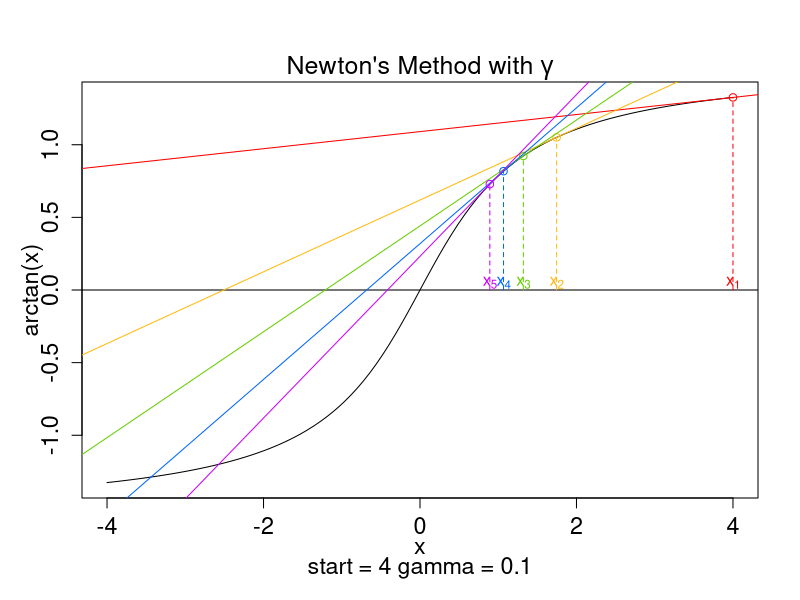
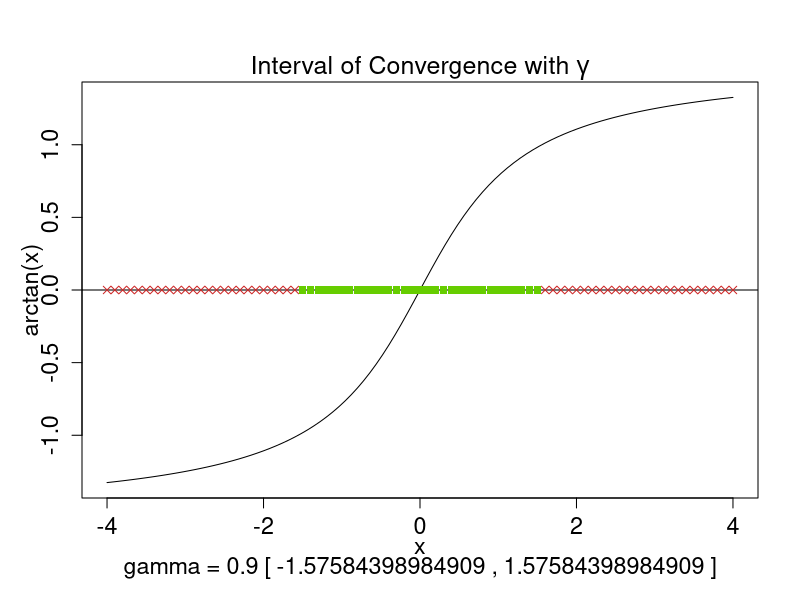

Write R code to recreate these figures, in order.
############################
# Demonstration of the Interval of Convergence
# as part of online learning video series on
# YouTube created by Oscar Veliz.
# https://www.youtube.com/OscarVeliz
# @author Oscar Veliz
############################
f <- function(x) atan(x)
fp <- function(x) 1.0 / (x^2 + 1)
plotNewton <- function(xn = 1, gam = 1, max = 5){
	pdf(paste("newton", xn, "gamma", gam, "max", max, ".pdf", sep = ""))
	plot(f, -4, 4, xlab = paste("start =", xn,"gamma =",gam, sep = " "), ylab = " ", cex.lab = 1.4, cex.axis = 1.4,)
	title(main = "", sub = "x", cex.sub = 1.4, cex.main = 1.5 , xlab = " ", ylab = "arctan(x)", cex.axis = 1.4, cex.lab = 1.4, line = 2)
	title(main = expression(paste("Newton's Method with ", gamma)), cex.main = 1.5 , xlab = "", ylab = "", line = .7)
	abline(a = 0, b = 0)#x axis
	colors <- rainbow(max)
	colors[2] <- c('darkgoldenrod1')#otherwise you can't see it
	colors[3] <- c('chartreuse3')
	for(n in 1:max){
		segments(xn, 0 , xn, f(xn), lty = "dashed", col = colors[n])#connect to axis
		points(xn, f(xn), col = colors[n])#draw point (xn, f(xn))
		text(xn, y = 0.05, labels = bquote(x[.(n)]), col = colors[n])#label x's
		abline(a = (fp(xn) * (-xn) + f(xn)), b = fp(xn), col = colors[n])#y=a+bx
		xn = xn - gam * f(xn) / fp(xn)#newton's method
	}
}
computeInterval <- function(ld = -1.5, lc = -1, rc = 1, rd = 1.5, eps = 10^-7, gam = 1){
	pdf(paste("interval", ld, lc, rc, rd, gam, ".pdf", sep = "~"))
	while(abs(lc - ld) >= eps || abs(rd - rc) >= eps){
		print(paste(ld,"[",lc,",",rc,"]",rd))
		if(abs(lc - ld) >= eps){#left side
			converging = FALSE
			x = (lc + ld) / 2.0 #midpoint between conv and div
			for(n in 1:4){#test a few iterations to see if conv
				x = x - gam * f(x) / fp(x)
				if(x >= lc && x <= rc)
					converging = TRUE
			}
			if (converging)
				lc = (lc + ld) / 2.0
			else
				ld = (lc + ld) / 2.0
		}
		if(abs(rc - rd) >= eps){#repeat with right side
			converging = FALSE
			x = (rc + rd) / 2.0
			for(n in 1:4){
				x = x - gam * f(x) / fp(x)
				if(x >= lc && x <= rc)
					converging = TRUE
			}
			if (converging)
				rc = (rc + rd) / 2.0
			else
				rd = (rc + rd) /2.0
		}
	}
	print(paste(ld,"[",lc,",",rc,"]",rd))
	#plot the interval
	plot(f, -4, 4, xlab = paste("gamma =", gam, "[", lc, ",", rc,"]", sep = " "), ylab = " ", cex.lab = 1.4, cex.axis = 1.4,)
	title(main = "", sub = "x", cex.sub = 1.4, cex.main = 1.5 , xlab = " ", ylab = "arctan(x)", cex.axis = 1.4, cex.lab = 1.4, line = 2)
	title(main = expression(paste("Interval of Convergence with ", gamma)), cex.main = 1.5 , xlab = "", ylab = "", line = .7)
	abline(a = 0, b = 0)#x axis
	for(x in seq(-4, 4, by = 0.1)){
		if(x >= lc && x <= rc)
			points(x, 0, col = c('chartreuse3'), pch = 15)
		else
			points(x, 0, col = c('firebrick3'), pch = 4)		
	}
}
plotNewton(xn = 4, gam = .1)
computeInterval(ld = -2, rd = 2, gam = .9)
